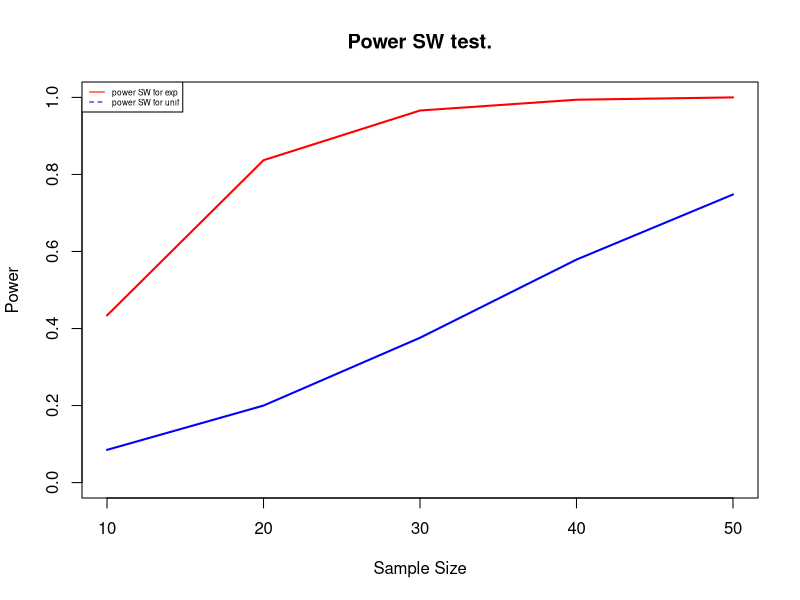
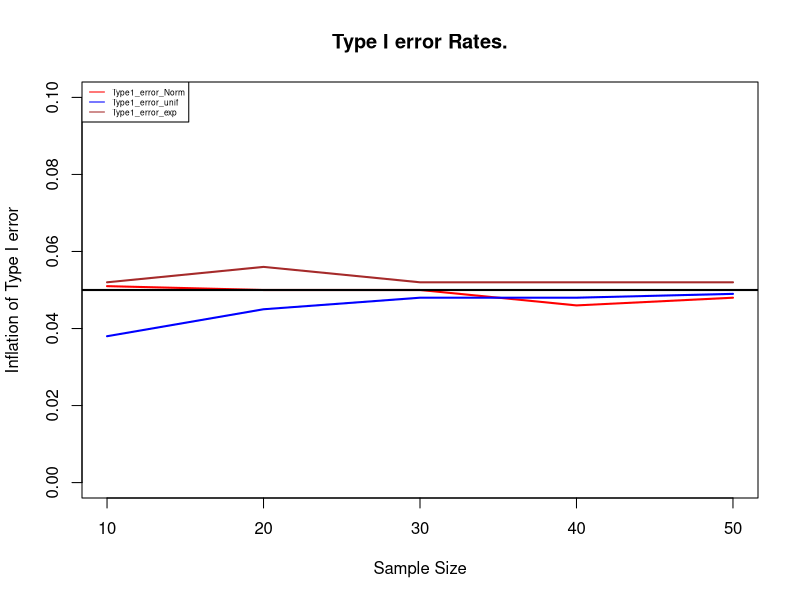
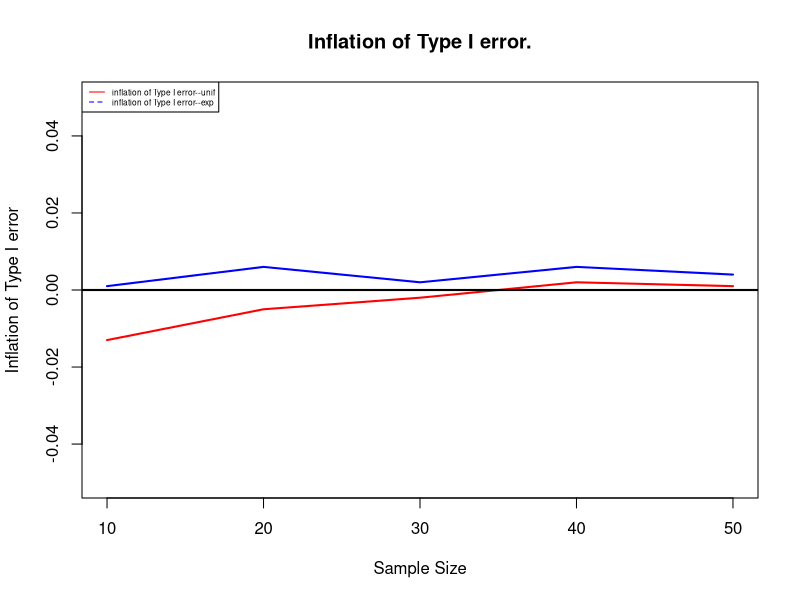

R code for these plots, in order:
setwd("D:/OSU/Research_Fall2023/power loss")
set.seed(1)
N <- 10000
alpha <- 0.05
sample_size <- c(10,20,30,40,50)
Type1_error_Norm <- Type1_error_unif <- Type1_error_exp <- numeric(length(sample_size))
power_SW_exp <- power_SW_unif <- Inflation_TypeI_error_unif <-Inflation_TypeI_error_exp <- numeric(length(sample_size))

for(i in 1: length(sample_size)){
  n <- sample_size[i]
  print(n)
  #simulate from normal distn
  error_Norm <- 0
  for( j in 1 : N){
    x1 <- rnorm(n, mean = 0, sd = 1)
    x2 <- rnorm(n, mean = 0, sd = 1)
    if(t.test(x1, x2)$p.value <= alpha){
      error_Norm <- error_Norm + 1
    }
  }
  #simulate from exp distn
  error_exp <- 0
  powr_SW_exp <- 0
  for(k in 1 : N) {
    y1 <- rexp(n, 1)
    y2 <- rexp(n, 1)
    if(t.test(y1,y2)$p.value <= alpha){
      error_exp <- error_exp + 1
    }
    #power of SW test for exp distn
    if(shapiro.test(y1)$p.value <= alpha){
      powr_SW_exp <- powr_SW_exp + 1
    }
  }
  #simulate from uniform distn
  error_unif <- 0
  powr_SW_unif <- 0
  for( j in 1 : N){
    u1 <- runif(n, min = 0, max = 1)
    u2 <- runif(n, min = 0, max = 1)
    if(t.test(u1, u2)$p.value <= alpha){
      error_unif <- error_unif + 1
    }
    #power of SW test for unif distn
    if(shapiro.test(u1)$p.value <= alpha){
      powr_SW_unif <- powr_SW_unif + 1
    }
  }
  
  power_SW_exp[i] <- round(powr_SW_exp/N, 3)
  power_SW_unif[i] <- round(powr_SW_unif/N, 3)
  
  Type1_error_Norm[i] <- round(error_Norm/N, 3)
  Type1_error_unif[i] <- round(error_exp/N, 3)
  Type1_error_exp[i] <- round(error_unif/N, 3)

  Inflation_TypeI_error_unif[i] <- Type1_error_unif[i] - Type1_error_Norm[i]
  Inflation_TypeI_error_exp[i] <- Type1_error_exp[i] - Type1_error_Norm[i]
}


plot(sample_size, power_SW_exp, type="l",lwd=2, col = "red", 
     ylim = c(0, 1),xlab = "Sample Size", ylab = "Power")
lines(sample_size, power_SW_unif,lwd=2, col = "blue")
title(main = "Power SW test.")
legend("topleft", legend=c("power SW for exp", "power SW for unif"),
       col=c("red","blue"), lty =1:2,cex = 0.5)

plot(sample_size, Type1_error_Norm, type="l", lwd=2, col = "red", 
     ylim = c(0, 0.1),xlab = "Sample Size", ylab = "Inflation of Type I error")
lines(sample_size, Type1_error_unif,lwd=2, col = "blue")
lines(sample_size, Type1_error_exp,lwd=2, col = "brown")
abline(h=0.05, lwd=2,col="black")
title(main = "Type I error Rates.")
legend("topleft", legend=c("Type1_error_Norm", "Type1_error_unif", "Type1_error_exp"),
       col=c("red","blue", "brown"), lty =1,cex = 0.5)

plot(sample_size, Inflation_TypeI_error_unif, type="l",lwd=2, col = "red", 
     ylim = c(-0.05, 0.05),xlab = "Sample Size", ylab = "Inflation of Type I error")
lines(sample_size, Inflation_TypeI_error_exp,lwd=2, col = "blue")
abline(h=0.0, lwd=2,col="black")
title(main = "Inflation of Type I error.")
legend("topleft", legend=c("inflation of Type I error--unif", "inflation of Type I error--exp"),
       col=c("red","blue"), lty =1:2,cex = 0.5)

save.image(paste0("Type1_error",".RData"))
